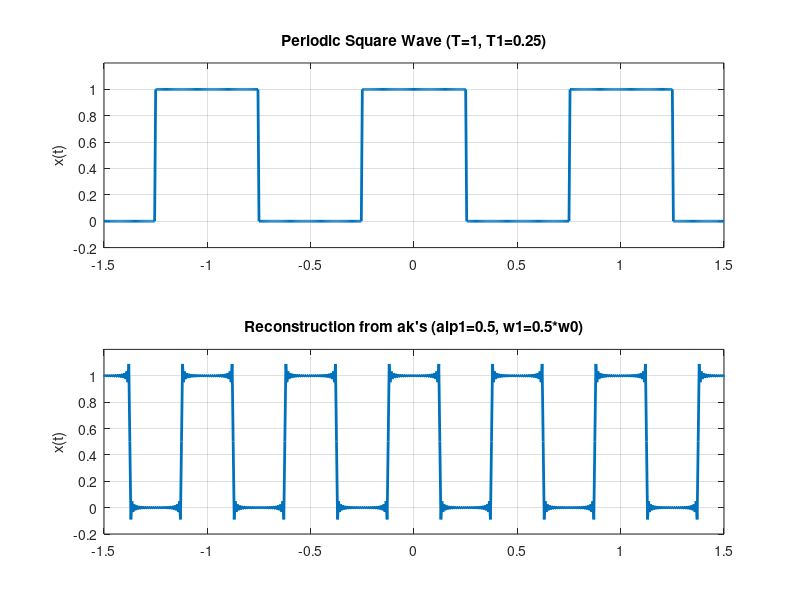

Recreate this plot in MATLAB.
clc; clear; close all;

% Generation of periodic square wave
t = -1.5:0.005:1.5;
xcos = cos(2 * pi * t);
xt = xcos > 0;

% FS coefficients of periodic square wave
k = -50:50;
T = 1;
T1 = 0.25;
ak = sin(k * 2 * pi * (T1 / T)) ./ (k * pi);

% Manual correction for a0 ‐> ak(51)
ak(51) = 2 * T1 / T;

% Time scaling parameters
alp1 = 2;

% w's for the time scaled signals
w0 = 2 * pi / T;
w1 = alp1 * w0;

% Reconstruction from ak's with 101 terms (M=50)
xat1 = zeros(1, length(t));

for k = -50:50
    xat1 = xat1 +ak(k + 51) * exp(j * k * w1 * t);
end

figure(1);
subplot(2, 1, 1);
plot(t, xt, 'lineWidth', 2);
ylabel('x(t)');
title('Periodic Square Wave (T=1, T1=0.25)');
axis([-1.5 1.5 -0.2 1.2]);
grid;
subplot(2, 1, 2);
plot(t, real(xat1), 'lineWidth', 2);
ylabel('x(t)');
title('Reconstruction from ak''s (alp1=0.5, w1=0.5*w0)');
axis([-1.5 1.5 -0.2 1.2]);
grid;
